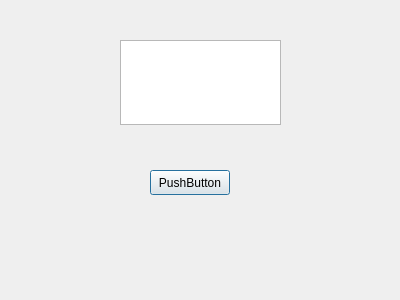
<?xml version="1.0" encoding="UTF-8"?>
<ui version="4.0">
 <class>MyDialog</class>
 <widget class="QDialog" name="MyDialog">
  <property name="geometry">
   <rect>
    <x>0</x>
    <y>0</y>
    <width>400</width>
    <height>300</height>
   </rect>
  </property>
  <property name="windowTitle">
   <string>Dialog</string>
  </property>
  <widget class="QTextEdit" name="textEdit">
   <property name="geometry">
    <rect>
     <x>120</x>
     <y>40</y>
     <width>161</width>
     <height>85</height>
    </rect>
   </property>
  </widget>
  <widget class="QPushButton" name="pushButton">
   <property name="geometry">
    <rect>
     <x>150</x>
     <y>170</y>
     <width>80</width>
     <height>25</height>
    </rect>
   </property>
   <property name="text">
    <string>PushButton</string>
   </property>
  </widget>
 </widget>
 <resources/>
 <connections/>
</ui>
